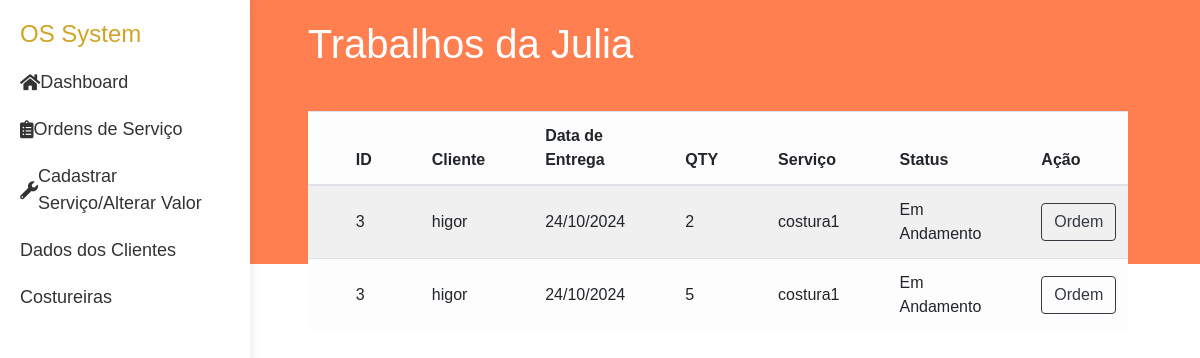
Page /costureiras/trabalhos/1/Julia/ on the committed database.
### costureiras/models.py (models this page shows)
class Costureira(models.Model):
    nome = models.CharField(max_length=100)
    def __str__(self) :
        return self.nome

### ordens/models.py (models this page shows, shortened)
class OrdemItem(models.Model):
    ordem = models.ForeignKey(Ordem, related_name='itens', on_delete=models.CASCADE)
    servico = models.ForeignKey(servicos, on_delete=models.CASCADE)
    costureira = models.ForeignKey(Costureira, on_delete=models.CASCADE)
    quantidade = models.PositiveIntegerField()
    descricao = models.TextField(blank=True, null=True)  # Comentário opcional

class Ordem(models.Model):
    cliente = models.ForeignKey(Cliente, related_name='ordens', on_delete=models.CASCADE)
    data_pedido = models.DateTimeField(auto_now_add=True)
    data_entrega = models.DateField()
    status = models.IntegerField(choices=STATUS, default=0)

### cliente/models.py (models this page shows)
class Cliente(models.Model):
    nome = models.CharField(max_length=100)
    cpf = CPFField(masked=True,blank=True, null=True)
    endereco = models.CharField(max_length=100,blank=True, null=True)
    num =  models.IntegerField(blank=True, null=True)
    cidade = models.CharField(max_length=20,blank=True, null=True)
    estado = models.CharField(max_length=30,blank=True, null=True)
    telefone = models.CharField(max_length=15,blank=True, null=True)
    def __str__(self):
        return self.nome

### servicos/models.py (models this page shows)
class servicos(models.Model):
    nome = models.CharField(max_length=50)
    valor = models.DecimalField(max_digits=10, decimal_places=2)
    def __str__(self):
        return self.nome

### costureiras/views.py (the view)
# urls.py: path('trabalhos/<int:id>/<str:nome>/', views.trabalhos, name= 'trabalhos'),
def trabalhos(request,id,nome):
    costureira = get_object_or_404(models.Costureira, pk=id)
    itens = OrdemItem.objects.filter(costureira=costureira)
    return render(request, 'costureiras/trabalhos.html',{
        'servicos':itens,
        'costureira':costureira,
        })

### costureiras/templates/costureiras/trabalhos.html (shortened to what this page needs)
{% extends "layout.html" %}
{% block content %}
    <h1>Trabalhos da {{costureira}} </h1>
    {% if servicos%}
        <table class='tabela-cliente-ordem table table-striped table-light'>
            <thead>
                <tr>
                    <th>ID</th>
                    <th>Cliente</th>
                    <th>Data de Entrega</th>
                    <th>QTY</th>
                    <th>Serviço</th>
                    <th>Status</th>
                    <th>Ação</th>
                </tr>
            </thead>
            <tbody>
                {% for serv in servicos %}
                <tr>
                    <td>{{serv.ordem.id}} </td>
                    <td>{{serv.ordem.cliente}} </td>
                    <td>{{serv.ordem.data_entrega|date:"d/m/Y"}} </td>
                    <td>{{serv.quantidade}} </td>
                    <td>{{serv.servico}} </td>
                    <td>{{serv.ordem.get_status_display}} </td>
                    <td> <a class='btn btn-outline-dark' href="{% url "ordens:edit_order" serv.ordem.id %}">Ordem</a> </td>
                </tr>
                {% endfor %}
            </tbody>
        </table>
    {% endif %}
{% endblock %}

### static/css/styles.css (style rules this page uses)
body { font-family: Arial, sans-serif; margin: 0; padding: 0; display: flex; background: linear-gradient(to bottom, #ff7f50 33%, #fff 33%); min-height: 100vh; }
h1 { color: #fff; }

### rows in the picture
Costureira: nome "Julia"
OrdemItem: ordem.id "3", ordem.cliente "higor", ordem.data_entrega "24/10/2024", quantidade "2", servico "costura1", ordem.status "Em Andamento"
OrdemItem: ordem.id "3", ordem.cliente "higor", ordem.data_entrega "24/10/2024", quantidade "5", servico "costura1", ordem.status "Em Andamento"
